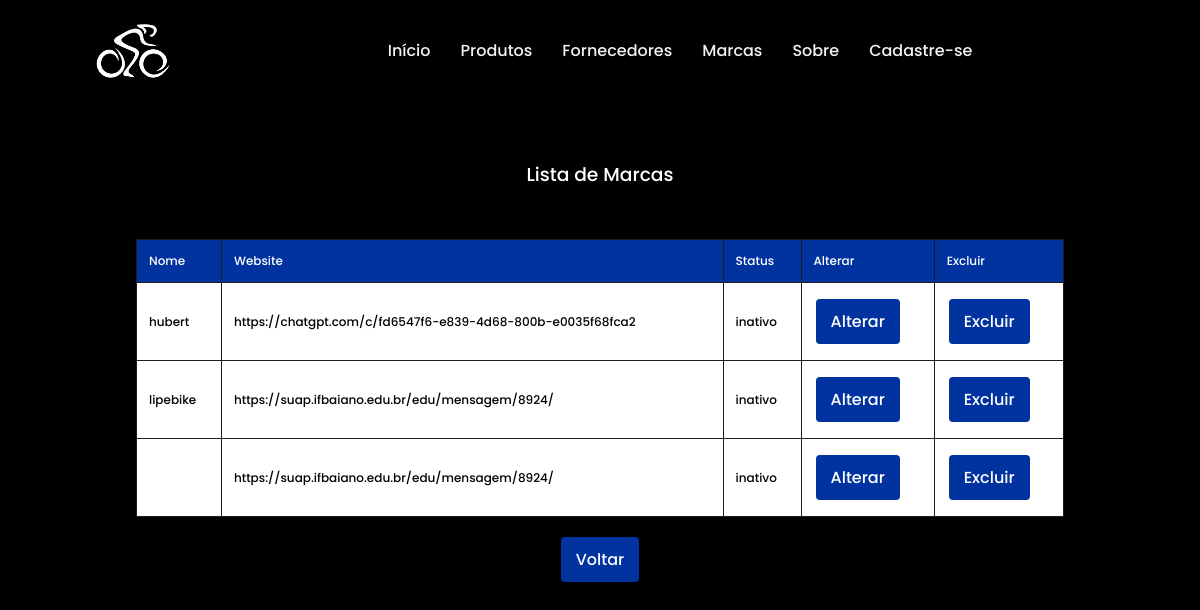
/sistema/php/listamarcas.php, run on the app's committed database.
### tables this page shows
CREATE TABLE `marca` (
  `id` int(11) NOT NULL AUTO_INCREMENT,
  `nome` varchar(100) DEFAULT NULL,
  `website` varchar(255) DEFAULT NULL,
  `estatus` enum('ativo','inativo') DEFAULT NULL,
  PRIMARY KEY (`id`)
);

### sistema/php/listamarcas.php (the view, shortened to what this page needs)
<!DOCTYPE html>
<html lang="en">
<head>
    <link rel="stylesheet" href="../css/style1.css">
</head>
<body>
<?php
require_once('conexao.php');
$retorno = $conexao->prepare('SELECT * FROM marca');
$retorno->execute();
?>
<header>
        <nav>
            <a href="../php/index.php"><img src="../img/logo.png" id="logo" alt="" ></a>
            <div class="menu">
                <a href="index.php">Início</a>
                <div class="dropdown">
                <a href="produtos.php">Produtos</a>
                  </div>
                <div class="dropdown">
                  <a href="fornecedores.php">Fornecedores</a>
                  </div>
                  <div class="dropdown">
                <a href="listamarcas.php">Marcas</a>
                  </div>
                <a href="sobre.php">Sobre</a>
                <a href="../php/cadastro.php">Cadastre-se</a>
            </div>
            <div class="icones">
                <a href="#"><i class="fab fa-facebook-f" style="color: #F2F2F2;"></i></a>
                <a href="#" class="social"><i class="fab fa-linkedin-in" style="color: #F2F2F2;"></i></a>
            </div>
        </nav>
    </header>
<h3>Lista de Marcas</h3> <br> <br>
<table class="tabela-fornecedores" >
    <thead>
        <tr>
            <th>Nome</th>
            <th>Website</th>
            <th>Status</th>
            <th>Alterar</th>
            <th>Excluir</th>
        </tr>
    </thead>
    <tbody>
        <?php foreach($retorno->fetchAll() as $value) { ?>
            <tr>
                <td><?php echo $value['nome']; ?></td>
                <td><?php echo $value['website']; ?></td>
                <td><?php echo $value['estatus']; ?></td>
                <td>
                    <form method="POST" action="altmarca.php">
                        <button class="button" type="submit">Alterar</button>
                    </form>
                </td>
                <td>
                    <form method="POST" action="deletemarca.php">
                        <button class="button" type="submit">Excluir</button>
                    </form>
                </td>
            </tr>
        <?php } ?>
    </tbody>
</table>
<button class="button button3" style="display: block; margin: 20px auto;"><a href="index.php">Voltar</a></button>
</body>
</html>

### sistema/css/style1.css (style rules this page uses)
* { padding: 0; margin: 0; box-sizing: border-box; text-decoration: none; font-family: "Poppins", sans-serif; font-weight: 500; font-style: normal; }
body { background-color: black; }
header { background-color: black; position: fixed; top: 0; left: 0; right: 0; font-weight: 700; z-index: 1000; }
header nav { width: 90%; margin: auto; display: flex; justify-content: space-between; align-items: center; height: 100px; }
header nav #logo { margin-top: 5px; width: 150px; }
header nav .menu { display: flex; align-items: center; }
header nav .menu a { color: #F2F2F2; margin-left: 30px; position: relative; }
header nav .menu a::after { content: '' ; position: absolute; bottom: -5px; left: 0; width: 0%; height: 2px; background-color: rgb(0, 51, 160); transition: 0.4s; }
body { font-family: Poppins, sans-serif; background-color: black; margin: 0; padding: 20px; }
table { width: 80%; margin: 40px auto; border-collapse: collapse; background-color: white; }
th, td { padding: 12px; border: 1px solid #1f1c1c; text-align: left; background-color: white; }
th { background-color: rgb(0, 51, 160); color: white; }
tr:nth-child(even) { background-color: #f9f9f9; }
.button { background-color: rgb(0, 51, 160); color: white; border: none; padding: 10px 15px; text-align: center; text-decoration: none; display: inline-block; font-size: 16px; margin: 4px 2px; cursor: pointer; border-radius: 4px; }
.button3 { background-color: rgb(0, 51, 160); }
.button a { color: white; text-decoration: none; }
h3 { color: white; text-align: center; margin-top: 140px; }

### sistema/php/listamarcas.php (style rules this page uses)
.tabela-fornecedores { width: 80%; margin: 0 auto; font-size: 12px; }
.dropdown { position: relative; }

### data on the page
marca: nome "hubert", website "https://chatgpt.com/c/fd6547f6-e839-4d68-800b-e0035f68fca2", estatus "inativo"
marca: nome "lipebike", website "https://suap.ifbaiano.edu.br/edu/mensagem/8924/", estatus "inativo"
marca: website "https://suap.ifbaiano.edu.br/edu/mensagem/8924/", estatus "inativo"
